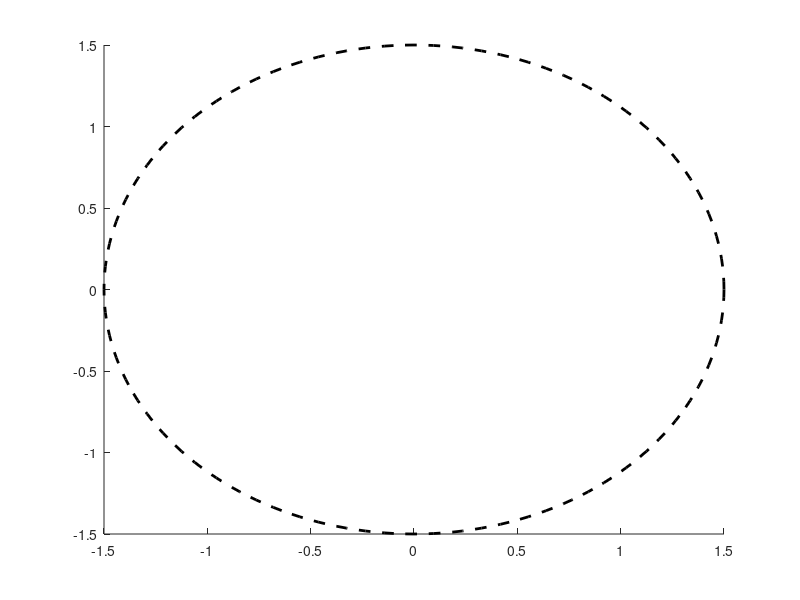

Here is the MATLAB script that generated this plot: (Note: this script raises an error after producing the figure.)
%%
clear,clc,close all

A=figure;
hold on

r_0=1.5;
ang= [0:pi/100:2*pi]';
xcircle=r_0.*cos(ang); 
ycircle=r_0.*sin(ang);

x_goal=-1;
y_goal=0;
z_goal=1;

X_OFFSET=0.01;% CHANGE TO THE ONES WRITEN IN THE CODE
Y_OFFSET=0.01;
Z_OFFSET=-0.093;

p_OFFSET=[X_OFFSET;Y_OFFSET;Z_OFFSET];
p_GOAL=[x_goal;y_goal;z_goal];

plot(xcircle,ycircle,'k--','linewidth',2.0) 

Q1=createQuadrotor_GimbalLaser(0,0,0,0,0,0,0,0,[49 79 79]/255);
% Q1=createQuadrotor_GimbalLaser(0,0,0.5,pi/9,pi/9,pi/9,pi/2,pi/2,[49 79 79]/255);
axis equal, grid on
set(gcf,'windowstyle','docked')
%%
% robotPosition=[0 -0.014 Z_OFFSET 0 pi pi/4]';
robotPosition=[ 0.02097, -1.28998, 0.93659, -1.13*(pi/180), 4.84*(pi/180), -165.26*(pi/180)]';
% anglesGimbal= [pi/2 pi/2]';
anglesGimbal= [0 0 ]';

R=setQuadrotor_GimbalLaser(Q1,robotPosition(1,1),robotPosition(2,1),robotPosition(3,1),robotPosition(4,1),robotPosition(5,1),robotPosition(6,1),anglesGimbal(1,1),anglesGimbal(2,1));

relVect=R(1:3,1:3)*p_OFFSET;

v_rel=[x_goal - robotPosition(1,1) - relVect(1,1), y_goal - robotPosition(2,1)- relVect(2,1), z_goal- robotPosition(3,1)- relVect(3,1)]'
q_v_rel=quiver3(robotPosition(1,1)+ relVect(1,1),robotPosition(2,1)+ relVect(2,1),robotPosition(3,1)+ relVect(3,1),v_rel(1,1),v_rel(2,1),v_rel(3,1),'b');
% axis([-2 2 -2 2 -0.25 1.4])

anglesGimbal= returnAnglesGimbal(p_GOAL,p_OFFSET,robotPosition);
Rp=setQuadrotor_GimbalLaser(Q1,robotPosition(1,1),robotPosition(2,1),robotPosition(3,1),robotPosition(4,1),robotPosition(5,1),robotPosition(6,1),anglesGimbal(1,1),anglesGimbal(2,1));
(180/pi)*anglesGimbal
axis([-2 2 -2 2 -0.25 1.4])
%%
traj_x_circle =[ xcircle;xcircle;xcircle];
traj_y_circle =[ ycircle;ycircle;ycircle];
traj_z_circle = 1.093*ones(size(traj_x_circle));
HeadingAngle=[ang; ang; ang];
delete(q_v_rel)
LimPoints=size(traj_x_circle,1);
%%
for iter_i=1:LimPoints
    robotPosition = [traj_x_circle(iter_i,1), traj_y_circle(iter_i,1), traj_z_circle(iter_i,1),(pi/17)*sin(HeadingAngle(iter_i,1)),(-pi/17)*cos(HeadingAngle(iter_i,1)),0*HeadingAngle(iter_i,1)]';
    anglesGimbal= returnAnglesGimbal(p_GOAL,p_OFFSET,robotPosition);
    Rp=setQuadrotor_GimbalLaser(Q1, traj_x_circle(iter_i,1), traj_y_circle(iter_i,1), traj_z_circle(iter_i,1),(pi/17)*sin(HeadingAngle(iter_i,1)),(-pi/17)*cos(HeadingAngle(iter_i,1)),0*HeadingAngle(iter_i,1),anglesGimbal(1,1),anglesGimbal(2,1));
    (180/pi)*anglesGimbal
    drawnow
end



